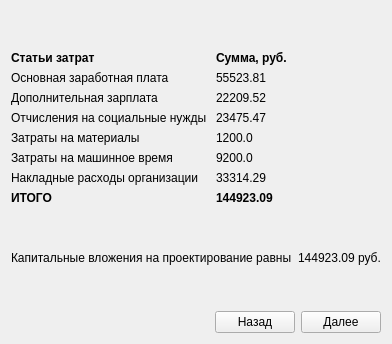
      <widget class="QWidget" name="tab_8">
       <attribute name="title">
        <string>ЗатратыИтог</string>
       </attribute>
       <layout class="QVBoxLayout" name="verticalLayout_46">
        <item>
         <spacer name="verticalSpacer_9">
          <property name="orientation">
           <enum>Qt::Vertical</enum>
          </property>
          <property name="sizeHint" stdset="0">
           <size>
            <width>20</width>
            <height>40</height>
           </size>
          </property>
         </spacer>
        </item>
        <item>
         <layout class="QGridLayout" name="gridLayout_28">
          <item row="0" column="0">
           <widget class="QLabel" name="label_144">
            <property name="font">
             <font>
              <weight>75</weight>
              <bold>true</bold>
             </font>
            </property>
            <property name="text">
             <string>Статьи затрат</string>
            </property>
           </widget>
          </item>
          <item row="1" column="0">
           <widget class="QLabel" name="label_156">
            <property name="text">
             <string>Основная заработная плата</string>
            </property>
           </widget>
          </item>
          <item row="3" column="0">
           <widget class="QLabel" name="label_158">
            <property name="text">
             <string>Отчисления на социальные нужды </string>
            </property>
           </widget>
          </item>
          <item row="2" column="0">
           <widget class="QLabel" name="label_157">
            <property name="text">
             <string>Дополнительная зарплата </string>
            </property>
           </widget>
          </item>
          <item row="4" column="0">
           <widget class="QLabel" name="label_159">
            <property name="text">
             <string>Затраты на материалы</string>
            </property>
           </widget>
          </item>
          <item row="5" column="0">
           <widget class="QLabel" name="label_160">
            <property name="text">
             <string>Затраты на машинное время </string>
            </property>
           </widget>
          </item>
          <item row="1" column="1">
           <widget class="QLabel" name="label_163">
            <property name="text">
             <string>55523.81 </string>
            </property>
           </widget>
          </item>
          <item row="6" column="0">
           <widget class="QLabel" name="label_161">
            <property name="text">
             <string>Накладные расходы организации </string>
            </property>
           </widget>
          </item>
          <item row="7" column="0">
           <widget class="QLabel" name="label_162">
            <property name="font">
             <font>
              <weight>75</weight>
              <bold>true</bold>
             </font>
            </property>
            <property name="text">
             <string>ИТОГО</string>
            </property>
           </widget>
          </item>
          <item row="2" column="1">
           <widget class="QLabel" name="label_164">
            <property name="text">
             <string>22209.52 </string>
            </property>
           </widget>
          </item>
          <item row="4" column="1">
           <widget class="QLabel" name="label_166">
            <property name="text">
             <string>1200.0</string>
            </property>
           </widget>
          </item>
          <item row="3" column="1">
           <widget class="QLabel" name="label_165">
            <property name="text">
             <string>23475.47 </string>
            </property>
           </widget>
          </item>
          <item row="5" column="1">
           <widget class="QLabel" name="label_167">
            <property name="text">
             <string>9200.0 </string>
            </property>
           </widget>
          </item>
          <item row="6" column="1">
           <widget class="QLabel" name="label_168">
            <property name="text">
             <string>33314.29 </string>
            </property>
           </widget>
          </item>
          <item row="7" column="1">
           <widget class="QLabel" name="label_169">
            <property name="font">
             <font>
              <weight>75</weight>
              <bold>true</bold>
             </font>
            </property>
            <property name="text">
             <string>144923.09</string>
            </property>
           </widget>
          </item>
          <item row="0" column="1">
           <widget class="QLabel" name="label_145">
            <property name="font">
             <font>
              <weight>75</weight>
              <bold>true</bold>
             </font>
            </property>
            <property name="text">
             <string>Сумма, руб.</string>
            </property>
           </widget>
          </item>
         </layout>
        </item>
        <item>
         <spacer name="verticalSpacer_10">
          <property name="orientation">
           <enum>Qt::Vertical</enum>
          </property>
          <property name="sizeHint" stdset="0">
           <size>
            <width>20</width>
            <height>40</height>
           </size>
          </property>
         </spacer>
        </item>
        <item>
         <layout class="QHBoxLayout" name="horizontalLayout_14">
          <item>
           <widget class="QLabel" name="label_170">
            <property name="text">
             <string>Капитальные вложения на проектирование равны</string>
            </property>
           </widget>
          </item>
          <item>
           <widget class="QLabel" name="label_171">
            <property name="text">
             <string>144923.09 руб.</string>
            </property>
           </widget>
          </item>
         </layout>
        </item>
        <item>
         <spacer name="verticalSpacer_11">
          <property name="orientation">
           <enum>Qt::Vertical</enum>
          </property>
          <property name="sizeHint" stdset="0">
           <size>
            <width>20</width>
            <height>40</height>
           </size>
          </property>
         </spacer>
        </item>
        <item>
         <layout class="QHBoxLayout" name="horizontalLayout_15">
          <item>
           <spacer name="horizontalSpacer_14">
            <property name="orientation">
             <enum>Qt::Horizontal</enum>
            </property>
            <property name="sizeHint" stdset="0">
             <size>
              <width>40</width>
              <height>20</height>
             </size>
            </property>
           </spacer>
          </item>
          <item>
           <widget class="QPushButton" name="pushButton_18">
            <property name="text">
             <string>Назад</string>
            </property>
           </widget>
          </item>
          <item>
           <widget class="QPushButton" name="pushButton_19">
            <property name="text">
             <string>Далее</string>
            </property>
           </widget>
          </item>
         </layout>
        </item>
       </layout>
      </widget>
